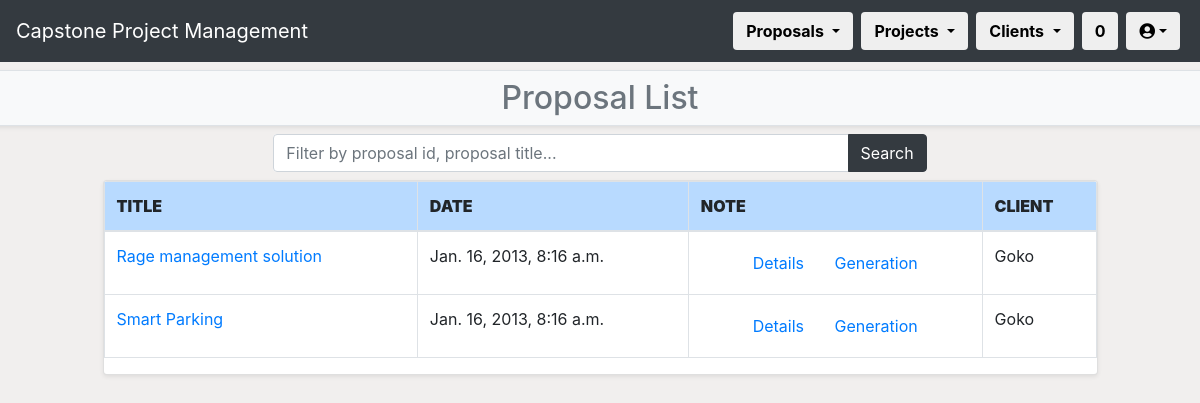
/CPPMS/proposal/proposal_list/ (signed in), run on an earlier commit of the app's database.
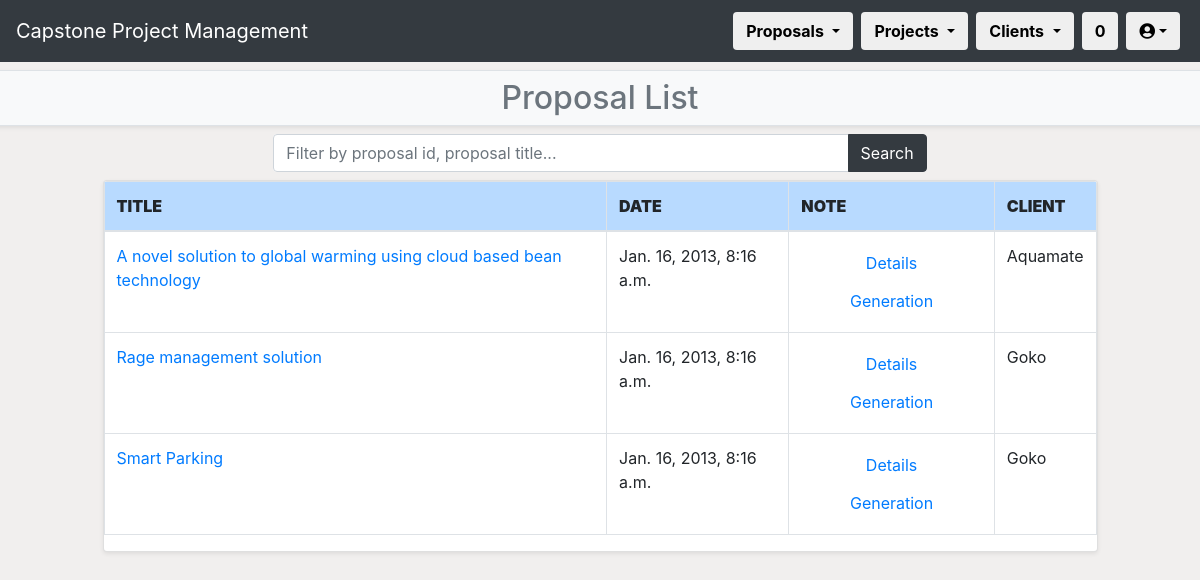
And on a later commit of the database.
### CPPMS/models.py (models this page shows, shortened)
class Proposal(models.Model):
    title = models.CharField(max_length=128, default="")
    created_at = models.DateTimeField(auto_now_add=True)
    updated_at = models.DateTimeField(auto_now=True)
    desc = models.TextField(default="")
    status = models.CharField(max_length=255, default="")
    spec = models.TextField(default="")
    skills = models.TextField(default="")
    env = models.TextField(default="")
    res = models.TextField(default="")
    client = models.ForeignKey(
        Client,
        on_delete=models.CASCADE,
        blank=True,
        null=True
    )
    external_supervisor = models.ForeignKey(
        External_Supervisor,
        models.SET_NULL,
        blank=True,
        null=True
    )
    proposal_incoming = models.ForeignKey(
        Incoming_Proposal,
        models.SET_NULL,
        blank=True,
        null=True
    )
    pass

class Client(models.Model):
    name = models.CharField(max_length=128, default="", unique=True)
    created_at = models.DateTimeField(auto_now_add=True)
    updated_at = models.DateTimeField(auto_now=True)
    address = models.CharField(max_length=255, default="")
    website = models.CharField(max_length=255, default="")
    desc = models.TextField(default="")
    pass
    def __str__(self):
        return self.name

### CPPMS/views.py (the view)
@login_required(login_url="/CPPMS/login/")
def proposal_list(request):
    username = request.user.first_name + " " + request.user.last_name
    count()
    if request.method == "POST":
        filter_value = request.POST.get("proposal_list")
    else:
        filter_value = ""
    proposal_list = Proposal.objects.all()
    if filter_value:
        proposal_filter = proposal_list.filter(
            Q(pk__icontains=filter_value) | Q(title__icontains=filter_value)
        )
    else:
        proposal_filter = proposal_list.all()
    return render(
        request,
        "proposal_list.html",
        {
            "count": count,
            "proposal_filter": proposal_filter,
            "filter_value": filter_value,
            "username": username
        }
    )

### CPPMS/views.py (called while the page is built)
def count():
    count = []
    count_web = Incoming_Proposal.proposals.all().count()
    count_word = Upload_Proposal.objects.all().count()
    count_all = count_web + count_word
    count = [count_web, count_word, count_all]
    return count

### CPPMS/templates/proposal_list.html (shortened to what this page needs)
{% extends "proposal.html" %}
{% block sub-page_content %}
{% if not messages %}
<h2>Proposal List</h2>
{% else %}
<h2>Proposal List</h2>
{% for message in messages %}<li>{{ message }}</li>{% endfor %}
{% endif %}
{% endblock %}
{% block page_detail_content %}
<div class="row mb-2">
    <div class="col-md-1"></div>
    <div class="col">
        <div class="row mb-2">
            <div class="col-sm-2"></div>
            <div class="col">
                <form method="POST" class="form bg-white rounded">
                    <div class="input-group">
                        <input id="txtSearch3" type="text" class="form-control" placeholder="Filter by proposal id, proposal title..." name="proposal_list" value="{{ filter_value }}" />
                        <div class="input-group-append">
                            <button class="btn btn-dark" type="submit">Search</button>
                        </div>
                    </div>
                </form>
            </div>
            <div class="col-sm-2"></div>
        </div>
        <div class="row mb-2">
            <div class="col">
                <div class="table-responsive card shadow-sm">
                    <table class="table table-bordered table-hover">
                        <thead>
                            <tr class="table-primary">
                                <th scope="col"><strong>TITLE</strong></th>
                                <th scope="col"><strong>DATE</strong></th>
                                <th scope="col"><strong>NOTE</strong></th>
                                <th scope="col"><strong>CLIENT</strong></th>
                            </tr>
                        </thead>
                        <tbody>
                            {% for proposal in proposal_filter %}
                            <tr scope="row">
                                <td><a href="proposal_progress/{{ proposal.pk }}">{{ proposal.title }}</a></td>
                                <td>{{ proposal.created_at }}</td>
                                <td style="text-align:center">
                                    <a class="btn" role="button" type="submit" name="proposal" value="proposal" data-toggle="tooltip" title="Proposal" href="proposal_detail/{{ proposal.pk }}">Details</a>
                                    <a class="btn" role="button" type="submit" name="project" value="project" data-toggle="tooltip" title="Project" href="{% url 'generation_list' title=proposal.title %}">Generation</a>
                                </td>
                                <td>{{ proposal.client }}</td>
                            </tr>
                            {% endfor %}
                        </tbody>
                    </table>
                </div>
            </div>
        </div>
    </div>
    <div class="col-md-1"></div>
</div>
{% endblock %}

What changed in the data, as far as the page shows it:
added Proposal: title "A novel solution to global warming using cloud based bean technology", created_at "Jan. 16, 2013, 8:16 a.m.", client "Aquamate"
